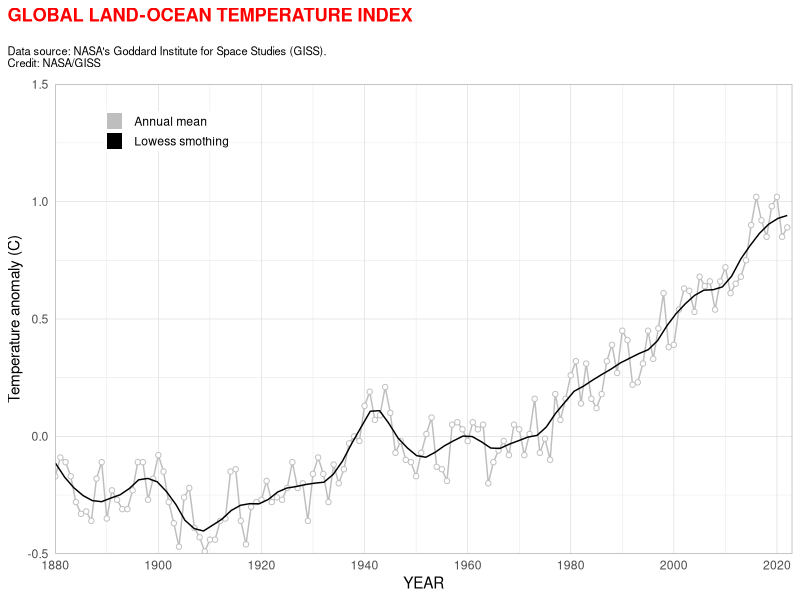
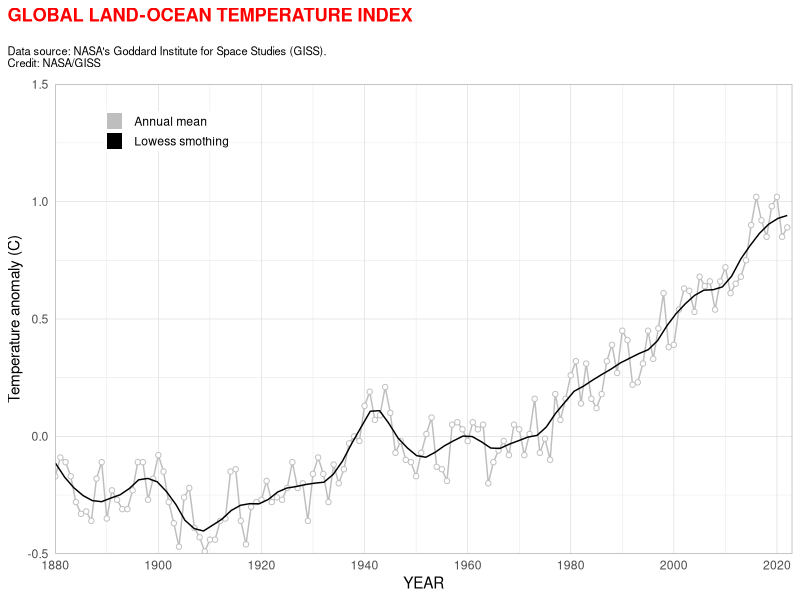

The R script that drew these images, in order:
library(tidyverse)

read_csv("data/GLB.Ts+dSST.csv", skip = 1, na = "***") %>%
  select(Year,t_diff = `J-D`,) %>%
  ggplot(aes(x=Year, y=t_diff)) +
  geom_line(aes(color = "1"), size = 0.5, show.legend = FALSE)+
  geom_point(fill= "white",  aes(color = "1"), shape = 21, show.legend = TRUE)+
  geom_smooth(se=FALSE, aes(color = "2"), size = 0.5, span=0.15, show.legend = FALSE)+
  scale_x_continuous(breaks = seq(1880, 2023, 20), expand = c(0, 0))+
  scale_y_continuous(limits= c(-0.5, 1.5), expand = c(0, 0)) +
  scale_color_manual(name = NULL,
                     breaks = c(1,2), 
                     values = c("gray", "black"),
                     labels = c("Annual mean", "Lowess smothing"),
                     guide = guide_legend(override.aes = list(shape = 15, size = 5)))+
  labs(
    x = "YEAR",
    y = "Temperature anomaly (C)",
    title = "GLOBAL LAND-OCEAN TEMPERATURE INDEX",
    subtitle = "Data source: NASA's Goddard Institute for Space Studies (GISS). \nCredit: NASA/GISS" 
  )+
  theme_light()+
  theme(
    axis.ticks = element_blank(),
    plot.title.position = "plot",
    plot.title = element_text(margin = margin(b=15), color = "red", face = "bold"),
    plot.subtitle = element_text(size = 8, margin = margin(b=10)),
    legend.position = c(0.15, 0.9),
    legend.title = element_text(size = 0),
    legend.key.height = unit(10, "pt"),
    legend.margin = margin(0,0,0,0)
  )

 ggsave("figures/temperature_index_plot.png", width = 6, height = 4)
